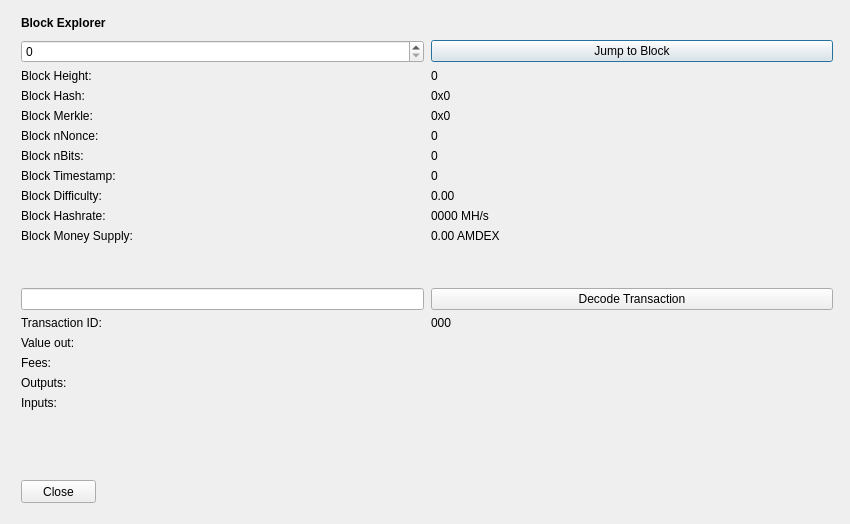
<?xml version="1.0" encoding="UTF-8"?>
<ui version="4.0">
 <class>BlockBrowser</class>
 <widget class="QDialog" name="BlockBrowser">
  <property name="windowModality">
   <enum>Qt::NonModal</enum>
  </property>
  <property name="enabled">
   <bool>true</bool>
  </property>
  <property name="geometry">
   <rect>
    <x>0</x>
    <y>0</y>
    <width>850</width>
    <height>524</height>
   </rect>
  </property>
  <property name="sizePolicy">
   <sizepolicy hsizetype="Preferred" vsizetype="Preferred">
    <horstretch>0</horstretch>
    <verstretch>0</verstretch>
   </sizepolicy>
  </property>
  <property name="minimumSize">
   <size>
    <width>0</width>
    <height>0</height>
   </size>
  </property>
  <property name="acceptDrops">
   <bool>false</bool>
  </property>
  <property name="windowTitle">
   <string>Amsterdex Block Explorer</string>
  </property>
  <layout class="QGridLayout">
   <property name="sizeConstraint">
    <enum>QLayout::SetMaximumSize</enum>
   </property>
   <property name="leftMargin">
    <number>21</number>
   </property>
   <property name="topMargin">
    <number>10</number>
   </property>
   <property name="rightMargin">
    <number>10</number>
   </property>
   <item row="1" column="0">
    <widget class="QWidget" name="widget" native="true">
     <widget class="QWidget" name="layoutWidgetBE1">
      <property name="geometry">
       <rect>
        <x>0</x>
        <y>0</y>
        <width>822</width>
        <height>27</height>
       </rect>
      </property>
      <layout class="QHBoxLayout" name="horizontalLayoutBE">
       <property name="spacing">
        <number>7</number>
       </property>
       <item>
        <widget class="QLabel" name="labelBlockExplorer">
         <property name="sizePolicy">
          <sizepolicy hsizetype="Preferred" vsizetype="Maximum">
           <horstretch>0</horstretch>
           <verstretch>0</verstretch>
          </sizepolicy>
         </property>
         <property name="font">
          <font>
           <weight>75</weight>
           <bold>true</bold>
          </font>
         </property>
         <property name="styleSheet">
          <string notr="true">font-weight:bold;</string>
         </property>
         <property name="text">
          <string>Block Explorer</string>
         </property>
        </widget>
       </item>
       <item>
        <spacer name="horizontalSpacerBE">
         <property name="orientation">
          <enum>Qt::Horizontal</enum>
         </property>
         <property name="sizeHint" stdset="0">
          <size>
           <width>40</width>
           <height>20</height>
          </size>
         </property>
        </spacer>
       </item>
      </layout>
     </widget>
     <widget class="QWidget" name="layoutWidgetBE2">
      <property name="geometry">
       <rect>
        <x>0</x>
        <y>30</y>
        <width>812</width>
        <height>410</height>
       </rect>
      </property>
      <layout class="QGridLayout" name="gridLayoutBE" rowstretch="0,0,0,0,0,0,0,0,0,0,0,0,0,0,0,0,0,0,0,0" columnstretch="0,0">
       <property name="sizeConstraint">
        <enum>QLayout::SetDefaultConstraint</enum>
       </property>
       <property name="horizontalSpacing">
        <number>7</number>
       </property>
       <item row="14" column="1">
        <widget class="QLabel" name="txID">
         <property name="text">
          <string>000</string>
         </property>
         <property name="textInteractionFlags">
          <set>Qt::LinksAccessibleByMouse|Qt::TextSelectableByMouse</set>
         </property>
        </widget>
       </item>
       <item row="8" column="1">
        <widget class="QLabel" name="timeBox">
         <property name="text">
          <string>0</string>
         </property>
         <property name="textInteractionFlags">
          <set>Qt::LinksAccessibleByMouse|Qt::TextSelectableByMouse</set>
         </property>
        </widget>
       </item>
       <item row="9" column="1">
        <widget class="QLabel" name="diffBox">
         <property name="text">
          <string>0.00</string>
         </property>
         <property name="textInteractionFlags">
          <set>Qt::LinksAccessibleByMouse|Qt::TextSelectableByMouse</set>
         </property>
        </widget>
       </item>
       <item row="10" column="0">
        <widget class="QLabel" name="hashRateLabel">
         <property name="text">
          <string>Block Hashrate:</string>
         </property>
        </widget>
       </item>
       <item row="9" column="0">
        <widget class="QLabel" name="diffLabel">
         <property name="text">
          <string>Block Difficulty:</string>
         </property>
        </widget>
       </item>
       <item row="17" column="1">
        <widget class="QLabel" name="outputBox">
         <property name="text">
          <string/>
         </property>
         <property name="alignment">
          <set>Qt::AlignLeading|Qt::AlignLeft|Qt::AlignTop</set>
         </property>
         <property name="textInteractionFlags">
          <set>Qt::LinksAccessibleByMouse|Qt::TextSelectableByMouse</set>
         </property>
        </widget>
       </item>
       <item row="3" column="1">
        <widget class="QLabel" name="heightLabelBE1">
         <property name="text">
          <string>0</string>
         </property>
         <property name="textInteractionFlags">
          <set>Qt::LinksAccessibleByMouse|Qt::TextSelectableByMouse</set>
         </property>
        </widget>
       </item>
       <item row="1" column="1">
        <widget class="QPushButton" name="blockButton">
         <property name="text">
          <string>Jump to Block</string>
         </property>
        </widget>
       </item>
       <item row="3" column="0">
        <widget class="QLabel" name="heightLabelBE2">
         <property name="text">
          <string>Block Height:</string>
         </property>
        </widget>
       </item>
       <item row="7" column="0">
        <widget class="QLabel" name="bitsLabel">
         <property name="text">
          <string>Block nBits:</string>
         </property>
        </widget>
       </item>
       <item row="6" column="1">
        <widget class="QLabel" name="nonceBox">
         <property name="text">
          <string>0</string>
         </property>
         <property name="textInteractionFlags">
          <set>Qt::LinksAccessibleByMouse|Qt::TextSelectableByMouse</set>
         </property>
        </widget>
       </item>
       <item row="6" column="0">
        <widget class="QLabel" name="nonceLabel">
         <property name="text">
          <string>Block nNonce:</string>
         </property>
        </widget>
       </item>
       <item row="5" column="1">
        <widget class="QLabel" name="merkleBox">
         <property name="minimumSize">
          <size>
           <width>187</width>
           <height>0</height>
          </size>
         </property>
         <property name="text">
          <string>0x0</string>
         </property>
         <property name="textInteractionFlags">
          <set>Qt::LinksAccessibleByMouse|Qt::TextSelectableByMouse</set>
         </property>
        </widget>
       </item>
       <item row="16" column="0">
        <widget class="QLabel" name="feesLabel">
         <property name="text">
          <string>Fees:</string>
         </property>
        </widget>
       </item>
       <item row="15" column="1">
        <widget class="QLabel" name="valueBox">
         <property name="text">
          <string/>
         </property>
         <property name="textInteractionFlags">
          <set>Qt::LinksAccessibleByMouse|Qt::TextSelectableByMouse</set>
         </property>
        </widget>
       </item>
       <item row="7" column="1">
        <widget class="QLabel" name="bitsBox">
         <property name="text">
          <string>0</string>
         </property>
         <property name="textInteractionFlags">
          <set>Qt::LinksAccessibleByMouse|Qt::TextSelectableByMouse</set>
         </property>
        </widget>
       </item>
       <item row="8" column="0">
        <widget class="QLabel" name="timeLabel">
         <property name="text">
          <string>Block Timestamp:</string>
         </property>
        </widget>
       </item>
       <item row="17" column="0">
        <widget class="QLabel" name="outputLabel">
         <property name="text">
          <string>Outputs:</string>
         </property>
         <property name="alignment">
          <set>Qt::AlignLeading|Qt::AlignLeft|Qt::AlignTop</set>
         </property>
        </widget>
       </item>
       <item row="1" column="0">
        <widget class="QSpinBox" name="heightBox">
         <property name="sizePolicy">
          <sizepolicy hsizetype="Preferred" vsizetype="Fixed">
           <horstretch>0</horstretch>
           <verstretch>0</verstretch>
          </sizepolicy>
         </property>
         <property name="maximum">
          <number>99999999</number>
         </property>
        </widget>
       </item>
       <item row="4" column="0">
        <widget class="QLabel" name="hashLabel">
         <property name="text">
          <string>Block Hash:</string>
         </property>
        </widget>
       </item>
       <item row="16" column="1">
        <widget class="QLabel" name="feesBox">
         <property name="text">
          <string/>
         </property>
         <property name="textInteractionFlags">
          <set>Qt::LinksAccessibleByMouse|Qt::TextSelectableByMouse</set>
         </property>
        </widget>
       </item>
       <item row="4" column="1">
        <widget class="QLabel" name="hashBox">
         <property name="enabled">
          <bool>true</bool>
         </property>
         <property name="sizePolicy">
          <sizepolicy hsizetype="Preferred" vsizetype="Preferred">
           <horstretch>0</horstretch>
           <verstretch>0</verstretch>
          </sizepolicy>
         </property>
         <property name="minimumSize">
          <size>
           <width>0</width>
           <height>0</height>
          </size>
         </property>
         <property name="text">
          <string>0x0</string>
         </property>
         <property name="textInteractionFlags">
          <set>Qt::LinksAccessibleByMouse|Qt::TextSelectableByMouse</set>
         </property>
        </widget>
       </item>
       <item row="14" column="0">
        <widget class="QLabel" name="txLabel">
         <property name="text">
          <string>Transaction ID:</string>
         </property>
        </widget>
       </item>
       <item row="15" column="0">
        <widget class="QLabel" name="valueLabel">
         <property name="text">
          <string>Value out:</string>
         </property>
        </widget>
       </item>
       <item row="13" column="0">
        <widget class="QLineEdit" name="txBox">
         <property name="sizePolicy">
          <sizepolicy hsizetype="Preferred" vsizetype="Fixed">
           <horstretch>0</horstretch>
           <verstretch>0</verstretch>
          </sizepolicy>
         </property>
         <property name="inputMask">
          <string comment="Transaction id" extracomment="Transaction id"/>
         </property>
        </widget>
       </item>
       <item row="12" column="0">
        <spacer name="verticalSpacer_2">
         <property name="orientation">
          <enum>Qt::Vertical</enum>
         </property>
         <property name="sizeHint" stdset="0">
          <size>
           <width>20</width>
           <height>20</height>
          </size>
         </property>
        </spacer>
       </item>
       <item row="10" column="1">
        <widget class="QLabel" name="hashRateBox">
         <property name="text">
          <string>0000 MH/s</string>
         </property>
         <property name="textInteractionFlags">
          <set>Qt::LinksAccessibleByMouse|Qt::TextSelectableByMouse</set>
         </property>
        </widget>
       </item>
       <item row="19" column="0">
        <spacer name="verticalSpacer">
         <property name="orientation">
          <enum>Qt::Vertical</enum>
         </property>
         <property name="sizeHint" stdset="0">
          <size>
           <width>20</width>
           <height>40</height>
          </size>
         </property>
        </spacer>
       </item>
       <item row="13" column="1">
        <widget class="QPushButton" name="txButton">
         <property name="text">
          <string>Decode Transaction</string>
         </property>
        </widget>
       </item>
       <item row="18" column="0">
        <widget class="QLabel" name="inputLabel">
         <property name="text">
          <string>Inputs:</string>
         </property>
         <property name="alignment">
          <set>Qt::AlignLeading|Qt::AlignLeft|Qt::AlignTop</set>
         </property>
        </widget>
       </item>
       <item row="5" column="0">
        <widget class="QLabel" name="merkleLabel">
         <property name="text">
          <string>Block Merkle:</string>
         </property>
        </widget>
       </item>
       <item row="18" column="1">
        <widget class="QLabel" name="inputBox">
         <property name="text">
          <string/>
         </property>
         <property name="alignment">
          <set>Qt::AlignLeading|Qt::AlignLeft|Qt::AlignTop</set>
         </property>
         <property name="textInteractionFlags">
          <set>Qt::LinksAccessibleByMouse|Qt::TextSelectableByMouse</set>
         </property>
        </widget>
       </item>
       <item row="11" column="0">
        <widget class="QLabel" name="moneySupplyLabel">
         <property name="text">
          <string>Block Money Supply:</string>
         </property>
        </widget>
       </item>
       <item row="11" column="1">
        <widget class="QLabel" name="moneySupplyBox">
         <property name="text">
          <string>0.00 AMDEX</string>
         </property>
         <property name="textInteractionFlags">
          <set>Qt::LinksAccessibleByMouse|Qt::TextSelectableByMouse</set>
         </property>
        </widget>
       </item>
      </layout>
     </widget>
     <widget class="QPushButton" name="closeButton">
      <property name="geometry">
       <rect>
        <x>0</x>
        <y>470</y>
        <width>75</width>
        <height>23</height>
       </rect>
      </property>
      <property name="text">
       <string>Close</string>
      </property>
     </widget>
    </widget>
   </item>
  </layout>
 </widget>
 <resources/>
 <connections/>
</ui>
